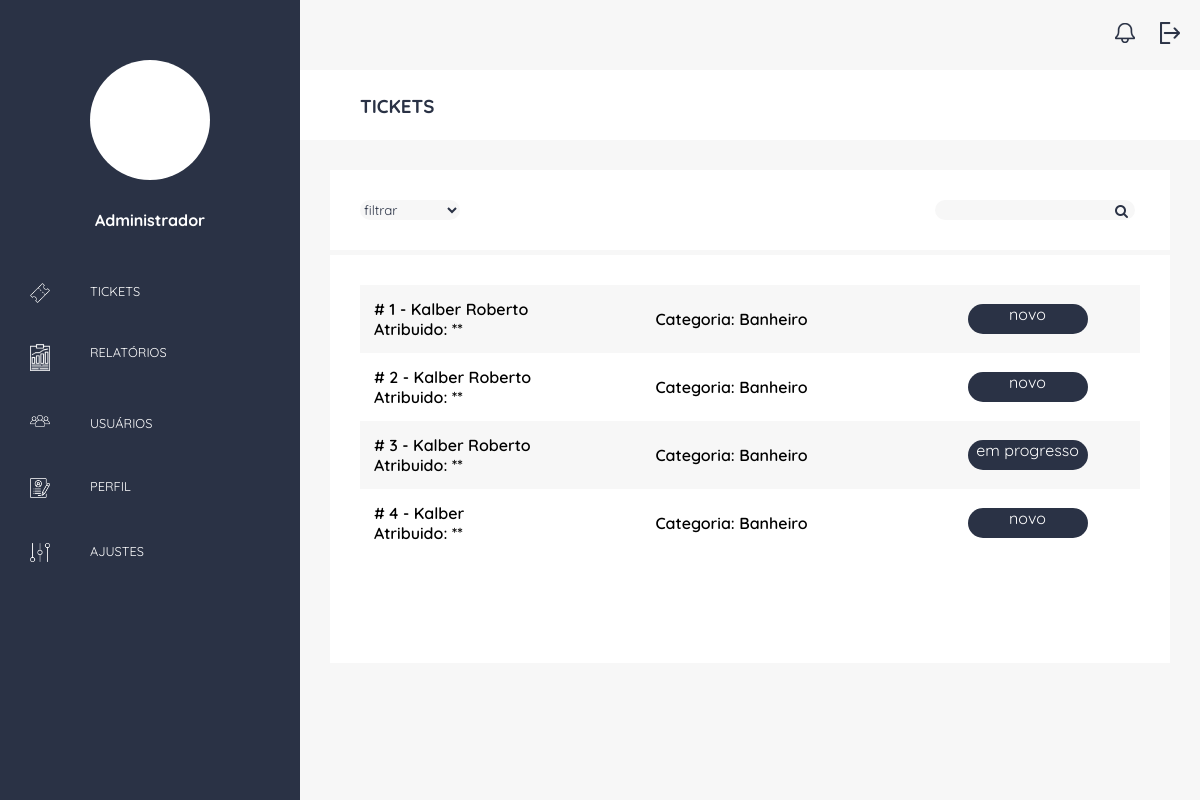
The app's page /adm/pesquisa/ (signed in), older data.
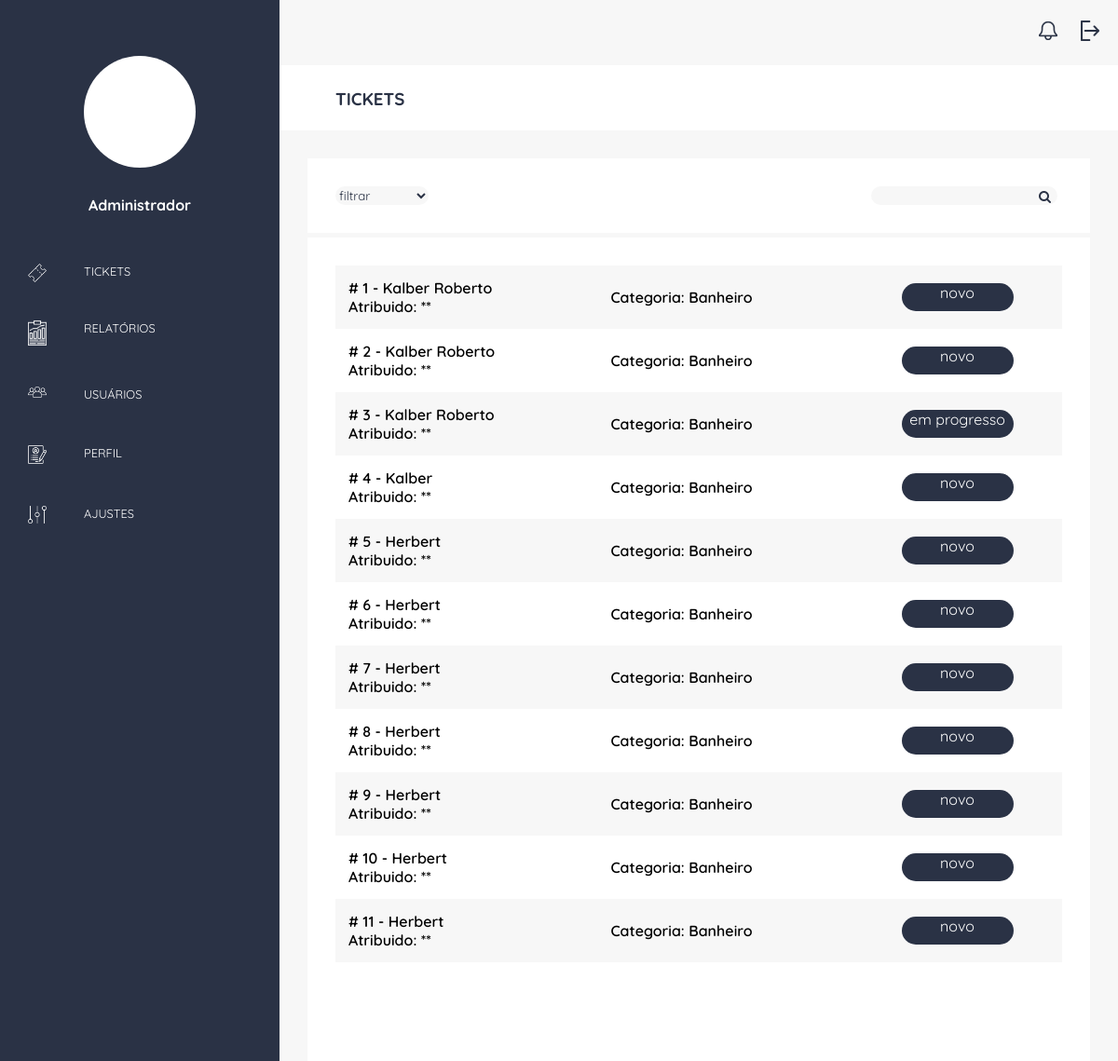
The same page, newer data.
### ticket/models.py (models this page shows, shortened)
class Ticket(models.Model):
    STATUS = (
        ('1', 'novo'),
        ('2', 'resolvido'),
        ('3', 'em progresso')
    )
    status = models.CharField(max_length=1, null=True, choices=STATUS, default='1')
    data_criacao=models.DateTimeField(auto_now_add=True)
    categoria = models.ForeignKey(Categoria, on_delete=models.SET_NULL, null=True)
    nome_completo = models.CharField(max_length=50)
    email = models.EmailField()
    telefone = models.CharField(max_length=14)
    anexo = models.FileField(upload_to='post_image', blank=True)
    descricao = models.TextField()

class Categoria(models.Model):
    nome=models.CharField(max_length=100)

### adminstrador/views.py (the view)
# urls.py: path('pesquisa/', pesquisa_id_nome, name='pesquisa'),
@login_required
def pesquisa_id_nome(request):
    filter = request.GET.get("id", None)
    if(filter != None):
        tickets2 = Ticket.objects.filter(id=filter)
    else:
        tickets2 = Ticket.objects.all()
    return render(request, 'listartickets.html', {"tickets": tickets2})

### adminstrador/templates/listartickets.html (shortened to what this page needs)
{% extends 'basedashboard.html' %}
{% block titulo  %} TICKETS {% endblock %}
{% block main %}
<div class="container-opticket">
    <div class="content-filter">
        <select class="select-filter" id="status" onchange="myFunction()">
            <option value="0">filtrar</option>
        </select>
    </div>
    <div class="content-search">
        <form class="search" action="{% url 'pesquisa' %}" method="GET">
            <input class="input-search" type="text" name="id" value="{{ id }}">
            <div id="lupa"></div>
        </form>
    </div>
</div>
<div class="container-table">
    <div class="content-table">
        <table class="table-list">
            {% for ticket in tickets %}
            <tr>
                <td class="list-font">
                    # {{ ticket.id }} - {{ ticket.nome_completo }} <br>
                    Atribuido: **
                </td>
                <td class="list-font">
                    Categoria: {{ ticket.categoria.nome }}
                </td>
                <td>
                    <div class="btn-status">
                    {{ ticket.get_status_display }}
                    </div>
                </td>
            </tr>
            {% endfor %}
        </table>
    </div>
    <div class="pagination">
    </div>
</div>
{% endblock %}

### adminstrador/templates/basedashboard.html (shortened to what this page needs)
<!DOCTYPE html>
{% load staticfiles %}
<html>
	<head>
        <link href="//maxcdn.bootstrapcdn.com/font-awesome/4.2.0/css/font-awesome.min.css" rel="stylesheet">
		<link rel="stylesheet" href="{% static 'css/reset.css' %}">
		<link rel="stylesheet" href="{% static 'css/colors.css' %}">
        <link rel="stylesheet" href="{% static 'css/basedashboard.css' %}">
        <link rel="stylesheet" href="{% static 'css/ticketlist.css' %}">
	</head>
	<body>
        <div class="container">
            <div class="content-dash">
                <div class="profile-admin">
                    <div class="photo-admin">
                    </div>
                    <h4>Administrador</h4>
                </div>
                <div class="menu">
                    <a href="#">
                        <div class="option">
                            <img class="icon" src="{% static 'images/icon01.png' %}">
                            <p>TICKETS</p>
                        </div>
                    </a>
                    <a href="#">
                        <div class="option">
                            <img class="icon" src="{% static 'images/icon02.png' %}">
                            <p>RELATÓRIOS</p>
                        </div>
                    </a>
                    <a href="#">
                        <div class="option">
                            <img class="icon" src="{% static 'images/icon03.png' %}">
                            <p>USUÁRIOS</p>
                        </div>
                    </a>
                    <a href="#">
                        <div class="option">
                            <img class="icon" src="{% static 'images/icon04.png' %}">
                            <p>PERFIL</p>
                        </div>
                    </a>
                    <a href="#">
                        <div class="option">
                            <img class="icon" src="{% static 'images/icon05.png' %}">
                            <p>AJUSTES</p>
                        </div>
                    </a>
                </div>
            </div>
            <div class="container-body">
                <div class="content-nav">
                    <div class="notification-part">
                        <a href="#">
                            <img class="icon-nav" src="{% static 'images/icon-notification.png' %}">
                        </a>
                    </div>
                    <div class="logout-part">
                        <a href="{% url 'logout' %}">
                            <img class="icon-nav" src="{% static 'images/icon-logout.png' %}">
                        </a>
                    </div>
                </div>
                <div class="content-title">
                    <div class="title-option">
                        <h3>{% block titulo  %} {% endblock %}</h3>
                    </div>
                </div>
                <div class="container-list">
                    {% block main %}
                    {% endblock %}
                </div>
            </div>
        </div>
	</body>
</html>

### static/css/colors.css (style rules this page uses)
:root { --gray: #3C4559; --dark-gray: #2A3245; --light-gray: #F7F7F7; --red: #FF0042; --dark-red: #DE0039; --white: #ffffff; }

### static/css/basedashboard.css (style rules this page uses)
.container { display: grid; width: 100%; height: 100%; grid-template-columns: 300px auto; grid-template-areas: "dash body"; }
.content-dash { grid-area: dash; background-color: var(--dark-gray); }
.container-body { grid-area: body; display: grid; width: 100%; height: 100%; grid-template-columns: 100%; grid-template-rows: 70px 70px auto; grid-template-areas: "nav""title""list"; }
.content-nav { display: grid; grid-area: nav; grid-template-columns: 95% 5%; background-color: var(--light-gray); }
.content-title { grid-area: title; background-color: var(--white); }
.container-list { width: 100%; grid-area: list; background-color: var(--light-gray); }
.title-option { padding-left: 60px; padding-top: 24px; color: var(--dark-gray); }
.profile-admin { display: grid; width: 100%; height: 260px; justify-content: center; color: var(--white); text-align: center; }
.photo-admin { border-radius: 100%; width: 120px; height: 120px; background-color: var(--white); margin-top: 60px; }
.option { display: grid; grid-template-columns: 30% 70%; grid-template-areas: "icon""name"; height: 65px; align-content: center; }
.option p { color: var(--white); font-size: 0.8em; }
.icon { width: 20px; margin-left: 30px; }
.logout-part, .notification-part { display: grid; align-content: center; justify-content: end; padding: 20px; }
.icon-nav { width: 20px; }

### static/css/ticketlist.css (style rules this page uses)
.container-opticket { display: grid; grid-template-columns: 1fr 1fr; background-color: var(--white); height: 80px; margin: 30px 30px 0 30px; align-content: center; }
.select-filter { display: grid; grid-template-columns: 1fr; color: var(--dark-gray); background-color: var(--light-gray); width: 100px; height: 20px; border-radius: 20px; margin-left: 30px; }
.content-search { display: grid; justify-items: end; margin-right: 30px; }
.input-search { float: left; background-color: var(--light-gray); width: 200px; height: 20px; border-radius: 20px; margin-right: 5px; }
.container-table { display: grid; grid-template-columns: 1fr; grid-template-rows: auto auto; grid-template-areas: "list"; margin: 5px 30px 0 30px; background-color: var(--white); height: auto; }
.content-table { display: grid; grid-area: list; padding: 30px; }
.table-list { width: 100%; border-collapse: collapse; }
.list-font { font-weight: 600; }
.table-list th, .table-list td { text-align: left; padding: 14px; }
.table-list .btn-status { width: 120px; height: 30px; background-color: var(--dark-gray); color: var(--white); border-radius: 20px; text-align: center; margin: auto; }
.table-list tr:nth-child(odd) { background-color: var(--light-gray); }
#lupa { float: left; margin: 0px 0px 0px -25px; }
#lupa:after { font-family: FontAwesome; font-size: 14px; color: var(--dark-gray); content: "\f002" }
.pagination { text-align: right; margin-top: 1em; padding: 30px; }

Row changes from the older to the newer data that the page shows:
added Ticket: id "5", nome_completo "Herbert", categoria.nome "Banheiro", status "novo"
added Ticket: id "6", nome_completo "Herbert", categoria.nome "Banheiro", status "novo"
added Ticket: id "7", nome_completo "Herbert", categoria.nome "Banheiro", status "novo"
added Ticket: id "8", nome_completo "Herbert", categoria.nome "Banheiro", status "novo"
added Ticket: id "9", nome_completo "Herbert", categoria.nome "Banheiro", status "novo"
added Ticket: id "10", nome_completo "Herbert", categoria.nome "Banheiro", status "novo"
added Ticket: id "11", nome_completo "Herbert", categoria.nome "Banheiro", status "novo"
